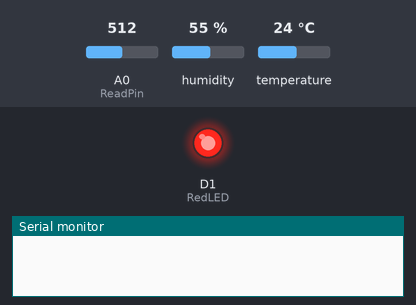
Recording of a sketch running on a simulated ESP8266 (NodeMCU). On the bench: output pins drawn as LEDs (lit = HIGH), the last lines printed to the serial monitor. The inputs (shaded band) are chosen by the test bench; at power-on: A0 (ReadPin) = 512, humidity 55 %, temperature 24 °C. WiFi joins after 1.5 s; servers stay silent unless stated.

Above: at 0.6 s.
At 2.6 s:
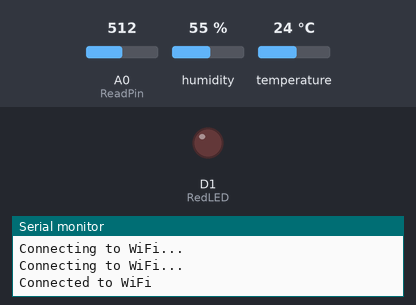
Timing chart, 0 to 4.1 s (numbered marks = the images above):
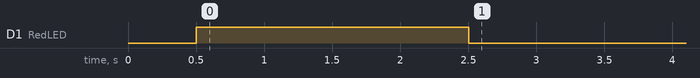

The sketch:

unveiling_the_ambient_circuit_1.ino
```cpp
#include "DHT.h"       // Include the DHT library for interfacing with the sensor
#include <ESP8266WiFi.h> //Include ESP8266
#include <ESP8266Firebase.h>

// Wi-Fi credentials
const char* ssid = "Your-WiFi-SSID"; //Replace with your WiFi SSID
const char* password = "Your-WiFi-Passwor"; //Replace with your WiFi password


//Red LED: turns on when not connected to internet
int RedLED = D1;

 // Firebase project reference URL
#define REFERENCE_URL "Your-Firebase-Database-URL"  //Replace with your Firebase Database URL
// Create a Firebase object with the specified reference URL
Firebase firebase(REFERENCE_URL);

#define Type DHT11     // Define the sensor type as DHT11
int sensePin = D2;      // Define the sensor's data pin as digital pin 2
DHT HT(sensePin, Type); // Create a DHT object named HT for the sensor
// Variables to store humidity and temperature readings
float humidity;
float tempC;
float tempF;
int setTime = 500;     // Initial delay time in milliseconds
int dt = 1000;         // Delay between sensor readings in milliseconds

//Pin A0 of the NodeMCU reads the voltage which depends on the light.
//Dimmer light to photoresistor will result in lessor voltage (high resistance) and vice versa
int ReadPin = A0;
//Variable to store the voltage reading by analog pin
int Volts = 0;

void setup() {
  // Setup code that runs once when the Arduino starts
  Serial.begin(9600);  // Initialize serial communication at 9600 baud rate
  HT.begin();          // Initialize the DHT sensor
  delay(setTime);      // Initial delay to let the sensor stabilize
  //Analog Pin (defined as ReadPin in our case) is the the input pin
  pinMode(ReadPin, INPUT);

  //Red LED pin as OUTPUT pin
  pinMode(RedLED, OUTPUT);
  //turn on red LED until connected to internet
  digitalWrite(RedLED, HIGH);

  // Connect to Wi-Fi
  WiFi.begin(ssid, password);
  while (WiFi.status() != WL_CONNECTED) {
    delay(1000);
    Serial.println("Connecting to WiFi...");
  }
  Serial.println("Connected to WiFi");
  //turn off Red LED
   digitalWrite(RedLED, LOW);
}

void loop() {
  // Main loop that runs repeatedly
  humidity = HT.readHumidity();    // Read the humidity from the sensor
  tempC = HT.readTemperature();    // Read temperature in Celsius
  // Getting voltage reading using analogRead method.
  Volts = analogRead(ReadPin);

    // Check if Wi-Fi is connected
  if (WiFi.status() == WL_CONNECTED) {
    // Upload data to firebae
    firebase.setFloat("humidity", humidity);
    Serial.println("Humidity data uploaded");
    firebase.setFloat("temperature", tempC);
    Serial.println("Temperature data uploaded");
    firebase.setFloat("light", Volts);
    Serial.println("Light data uploaded");
    delay(dt);
    //keep the Red LED off when connected to internet
   digitalWrite(RedLED, LOW);

  } else {
    // If Wi-Fi is not connected, attempt to reconnect
    //turn on Red LED until connected back to internet
    digitalWrite(RedLED, HIGH);
    Serial.println("WiFi not connected. Reconnecting...");
    WiFi.reconnect();
    delay(5000); // 5 seconds delay
  }
}
```
